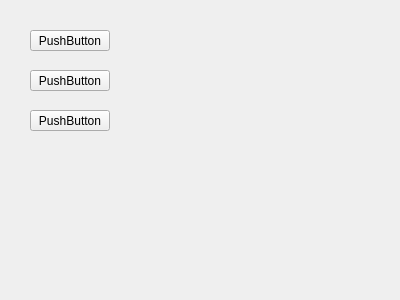
<?xml version="1.0" encoding="UTF-8"?>
<ui version="4.0">
 <class>MainMenu</class>
 <widget class="QWidget" name="MainMenu">
  <property name="geometry">
   <rect>
    <x>0</x>
    <y>0</y>
    <width>400</width>
    <height>300</height>
   </rect>
  </property>
  <property name="windowTitle">
   <string>Form</string>
  </property>
  <widget class="QPushButton" name="pushButton">
   <property name="geometry">
    <rect>
     <x>30</x>
     <y>30</y>
     <width>80</width>
     <height>21</height>
    </rect>
   </property>
   <property name="text">
    <string>PushButton</string>
   </property>
  </widget>
  <widget class="QPushButton" name="pushButton_2">
   <property name="geometry">
    <rect>
     <x>30</x>
     <y>70</y>
     <width>80</width>
     <height>21</height>
    </rect>
   </property>
   <property name="text">
    <string>PushButton</string>
   </property>
  </widget>
  <widget class="QPushButton" name="pushButton_3">
   <property name="geometry">
    <rect>
     <x>30</x>
     <y>110</y>
     <width>80</width>
     <height>21</height>
    </rect>
   </property>
   <property name="text">
    <string>PushButton</string>
   </property>
  </widget>
 </widget>
 <resources/>
 <connections/>
</ui>
